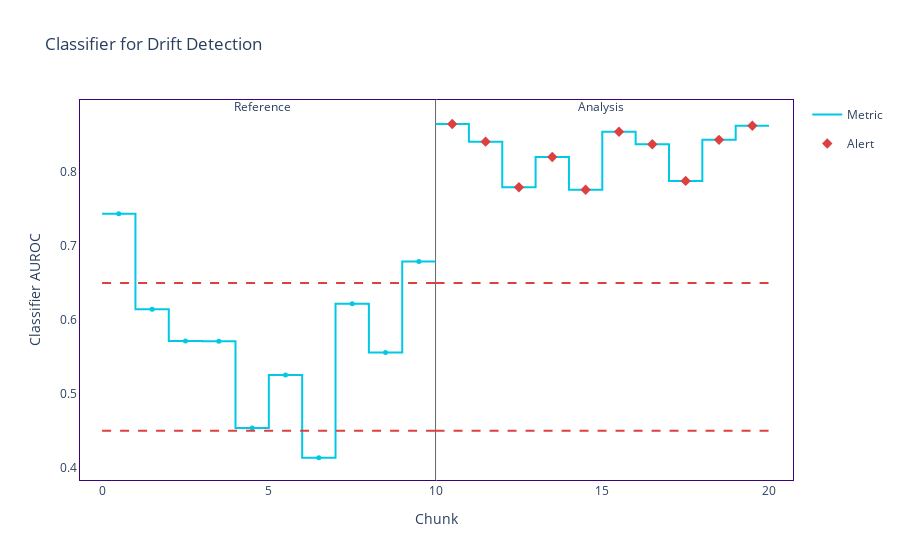

Write notebook code for a chart like this one.
### Code cell
calc = nml.DriftDetectionClassifierCalculator(feature_column_names=lista_caracteristicas)

# reference data
calc.fit(X_enade_treino)

# analysis data
results = calc.calculate(X_enade_teste)

display(results.filter(period='analysis').to_df())

display(results.filter(period='reference').to_df())

figure = results.plot()
figure.show()

### Figure 1 — Plotly figure (JSON) as saved in the notebook; plotly's stock layout.template omitted (floating-point values rounded to 4 significant figures)
{"data": [{"hoverinfo": "skip", "legendgroup": "metric_reference", "line": {"color": "#00c8e5", "shape": "hv", "width": 2}, "mode": "lines", "name": "Metric", "showlegend": true, "type": "scatter", "x": [0, 1, 2, 3, 4, 5, 6, 7, 8, 9, 10], "y": [0.7439, 0.6147, 0.5716, 0.5712, 0.4537, 0.5255, 0.4134, 0.6221, 0.5561, 0.6792, 0.6792]}, {"customdata": [["Classifier AUROC ", "<b style=\"color:#00c8e5;line-height:60px\">Reference</b>", "<span style=\"color:#AD0000\">⚠ <b>Drift detected</b></span>", "[0:159]", "Chunk index: <b>0</b>", 0.7439], ["Classifier AUROC ", "<b style=\"color:#00c8e5;line-height:60px\">Reference</b>", "", "[160:319]", "Chunk index: <b>1</b>", 0.6147], ["Classifier AUROC ", "<b style=\"color:#00c8e5;line-height:60px\">Reference</b>", "", "[320:479]", "Chunk index: <b>2</b>", 0.5716], ["Classifier AUROC ", "<b style=\"color:#00c8e5;line-height:60px\">Reference</b>", "", "[480:639]", "Chunk index: <b>3</b>", 0.5712], ["Classifier AUROC ", "<b style=\"color:#00c8e5;line-height:60px\">Reference</b>", "", "[640:799]", "Chunk index: <b>4</b>", 0.4537], ["Classifier AUROC ", "<b style=\"color:#00c8e5;line-height:60px\">Reference</b>", "", "[800:959]", "Chunk index: <b>5</b>", 0.5255], ["Classifier AUROC ", "<b style=\"color:#00c8e5;line-height:60px\">Reference</b>", "<span style=\"color:#AD0000\">⚠ <b>Drift detected</b></span>", "[960:1119]", "Chunk index: <b>6</b>", 0.4134], ["Classifier AUROC ", "<b style=\"color:#00c8e5;line-height:60px\">Reference</b>", "", "[1120:1279]", "Chunk index: <b>7</b>", 0.6221], ["Classifier AUROC ", "<b style=\"color:#00c8e5;line-height:60px\">Reference</b>", "", "[1280:1439]", "Chunk index: <b>8</b>", 0.5561], ["Classifier AUROC ", "<b style=\"color:#00c8e5;line-height:60px\">Reference</b>", "<span style=\"color:#AD0000\">⚠ <b>Drift detected</b></span>", "[1440:1604]", "Chunk index: <b>9</b>", 0.6792]], "hovertemplate": "%{customdata[1]} &nbsp; &nbsp; %{customdata[2]} <br />Chunk: <b>%{customdata[3]}</b> &nbsp; &nbsp; %{customdata[4]} <br />%{customdata[0]}: <b>%{customdata[5]}</b><b r /><extra></extra>", "legendgroup": "metric_reference", "marker": {"color": "#00c8e5", "size": 5, "symbol": "circle"}, "mode": "markers", "name": "Metric", "showlegend": false, "type": "scatter", "x": [0.5, 1.5, 2.5, 3.5, 4.5, 5.5, 6.5, 7.5, 8.5, 9.5], "y": [0.7439, 0.6147, 0.5716, 0.5712, 0.4537, 0.5255, 0.4134, 0.6221, 0.5561, 0.6792, 0.6792]}, {"hoverinfo": "skip", "legendgroup": "metric_analysis", "line": {"color": "#00c8e5", "shape": "hv", "width": 2}, "mode": "lines", "name": "Metric", "showlegend": false, "type": "scatter", "x": [10, 11, 12, 13, 14, 15, 16, 17, 18, 19, 20], "y": [0.8652, 0.8413, 0.7795, 0.8207, 0.7762, 0.8548, 0.8378, 0.7882, 0.8438, 0.8628, 0.8628]}, {"customdata": [["Classifier AUROC ", "<b style=\"color:#3b0280;line-height:60px\">Analysis</b>", "<span style=\"color:#AD0000\">⚠ <b>Drift detected</b></span>", "[0:149]", "Chunk index: <b>0</b>", 0.8652], ["Classifier AUROC ", "<b style=\"color:#3b0280;line-height:60px\">Analysis</b>", "<span style=\"color:#AD0000\">⚠ <b>Drift detected</b></span>", "[150:299]", "Chunk index: <b>1</b>", 0.8413], ["Classifier AUROC ", "<b style=\"color:#3b0280;line-height:60px\">Analysis</b>", "<span style=\"color:#AD0000\">⚠ <b>Drift detected</b></span>", "[300:449]", "Chunk index: <b>2</b>", 0.7795], ["Classifier AUROC ", "<b style=\"color:#3b0280;line-height:60px\">Analysis</b>", "<span style=\"color:#AD0000\">⚠ <b>Drift detected</b></span>", "[450:599]", "Chunk index: <b>3</b>", 0.8207], ["Classifier AUROC ", "<b style=\"color:#3b0280;line-height:60px\">Analysis</b>", "<span style=\"color:#AD0000\">⚠ <b>Drift detected</b></span>", "[600:749]", "Chunk index: <b>4</b>", 0.7762], ["Classifier AUROC ", "<b style=\"color:#3b0280;line-height:60px\">Analysis</b>", "<span style=\"color:#AD0000\">⚠ <b>Drift detected</b></span>", "[750:899]", "Chunk index: <b>5</b>", 0.8548], ["Classifier AUROC ", "<b style=\"color:#3b0280;line-height:60px\">Analysis</b>", "<span style=\"color:#AD0000\">⚠ <b>Drift detected</b></span>", "[900:1049]", "Chunk index: <b>6</b>", 0.8378], ["Classifier AUROC ", "<b style=\"color:#3b0280;line-height:60px\">Analysis</b>", "<span style=\"color:#AD0000\">⚠ <b>Drift detected</b></span>", "[1050:1199]", "Chunk index: <b>7</b>", 0.7882], ["Classifier AUROC ", "<b style=\"color:#3b0280;line-height:60px\">Analysis</b>", "<span style=\"color:#AD0000\">⚠ <b>Drift detected</b></span>", "[1200:1349]", "Chunk index: <b>8</b>", 0.8438], ["Classifier AUROC ", "<b style=\"color:#3b0280;line-height:60px\">Analysis</b>", "<span style=\"color:#AD0000\">⚠ <b>Drift detected</b></span>", "[1350:1505]", "Chunk index: <b>9</b>", 0.8628]], "hovertemplate": "%{customdata[1]} &nbsp; &nbsp; %{customdata[2]} <br />Chunk: <b>%{customdata[3]}</b> &nbsp; &nbsp; %{customdata[4]} <br />%{customdata[0]}: <b>%{customdata[5]}</b><b r /><extra></extra>", "legendgroup": "metric_analysis", "marker": {"color": "#00c8e5", "size": 5, "symbol": "circle"}, "mode": "markers", "name": "Metric", "showlegend": false, "type": "scatter", "x": [10.5, 11.5, 12.5, 13.5, 14.5, 15.5, 16.5, 17.5, 18.5, 19.5], "y": [0.8652, 0.8413, 0.7795, 0.8207, 0.7762, 0.8548, 0.8378, 0.7882, 0.8438, 0.8628, 0.8628]}, {"hoverinfo": "skip", "legendgroup": "alert", "marker": {"color": "#DD4040", "size": 8, "symbol": "diamond"}, "mode": "markers", "name": "Alert", "showlegend": true, "type": "scatter", "x": [10.5, 11.5, 12.5, 13.5, 14.5, 15.5, 16.5, 17.5, 18.5, 19.5], "y": [0.8652, 0.8413, 0.7795, 0.8207, 0.7762, 0.8548, 0.8378, 0.7882, 0.8438, 0.8628]}, {"hoverinfo": "skip", "legendgroup": "thresh", "line": {"color": "#DD4040", "dash": "dash", "width": 2}, "mode": "lines", "name": "Threshold", "showlegend": false, "type": "scatter", "x": [0, 1, 2, 3, 4, 5, 6, 7, 8, 9, 10], "y": [0.65, 0.65, 0.65, 0.65, 0.65, 0.65, 0.65, 0.65, 0.65, 0.65, 0.65]}, {"hoverinfo": "skip", "legendgroup": "thresh", "line": {"color": "#DD4040", "dash": "dash", "width": 2}, "mode": "lines", "name": "Threshold", "showlegend": false, "type": "scatter", "x": [0, 1, 2, 3, 4, 5, 6, 7, 8, 9, 10], "y": [0.45, 0.45, 0.45, 0.45, 0.45, 0.45, 0.45, 0.45, 0.45, 0.45, 0.45]}, {"hoverinfo": "skip", "legendgroup": "thresh", "line": {"color": "#DD4040", "dash": "dash", "width": 2}, "mode": "lines", "name": "Threshold", "showlegend": false, "type": "scatter", "x": [10, 11, 12, 13, 14, 15, 16, 17, 18, 19, 20], "y": [0.65, 0.65, 0.65, 0.65, 0.65, 0.65, 0.65, 0.65, 0.65, 0.65, 0.65]}, {"hoverinfo": "skip", "legendgroup": "thresh", "line": {"color": "#DD4040", "dash": "dash", "width": 2}, "mode": "lines", "name": "Threshold", "showlegend": false, "type": "scatter", "x": [10, 11, 12, 13, 14, 15, 16, 17, 18, 19, 20], "y": [0.45, 0.45, 0.45, 0.45, 0.45, 0.45, 0.45, 0.45, 0.45, 0.45, 0.45]}], "layout": {"annotations": [{"showarrow": false, "text": "Reference", "x": 4.5, "xshift": 10, "y": 1.01, "yref": "y domain"}, {"showarrow": false, "text": "Analysis", "x": 14.5, "xshift": 15, "y": 1.01, "yref": "y domain"}], "autosize": true, "hoverlabel": {"bgcolor": "white", "font": {"size": 14}}, "legend": {"itemclick": false, "itemdoubleclick": false, "traceorder": "grouped"}, "paper_bgcolor": "rgba(255,255,255,1)", "plot_bgcolor": "rgba(255,255,255,1)", "shapes": [{"layer": "below", "line": {"color": "#666666", "width": 1}, "type": "line", "x0": 10, "x1": 10, "xref": "x", "y0": 0, "y1": 1, "yref": "y domain"}], "title": {"text": "Classifier for Drift Detection"}, "xaxis": {"autorange": true, "linecolor": "#3b0280", "matches": "x", "mirror": true, "range": [-0.6151, 20.65], "showgrid": false, "title": {"text": "Chunk"}, "type": "linear", "zeroline": false}, "yaxis": {"autorange": true, "linecolor": "#3b0280", "mirror": true, "range": [0.3778, 0.9063], "showgrid": false, "title": {"text": "Classifier AUROC "}, "type": "linear", "zeroline": false}}}
